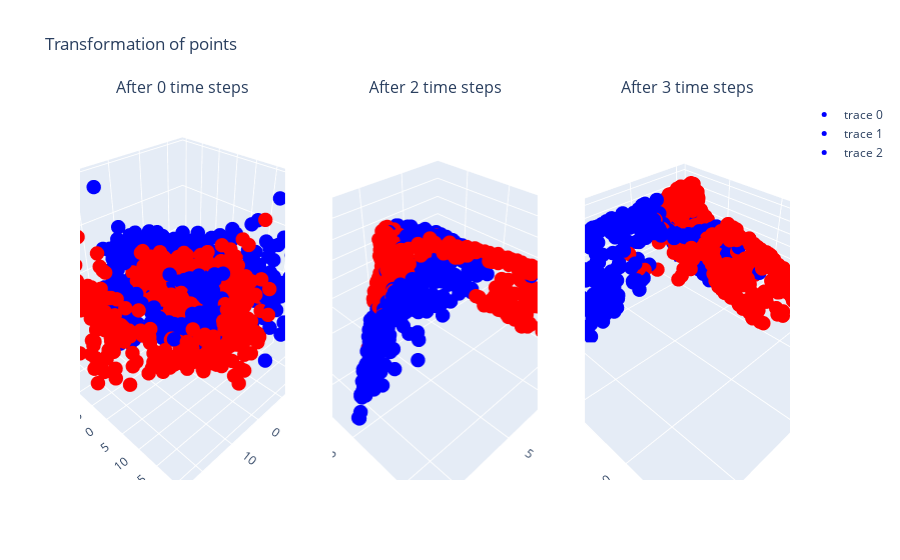

The notebook cell saved with this chart:
### Markdown cell above
### 3D plot for each time step (works well for hidden dim = 3)

### Code cell
utilities.plot_transformation_3d(
    x_transformed_reduced=plot_model.x_transformed_reduced,
    color_transformed_reduced=plot_model.color_transformed_reduced,
    static=False,
    interactive=True,
)

### Figure 1 — Plotly figure (JSON) as saved in the notebook; plotly's stock layout.template omitted (floating-point values rounded to 4 significant figures; data arrays with more than 128 entries replaced by an {"elided": "..."} marker saying what was removed)
{"data": [{"marker": {"color": {"elided": "800 str values"}, "size": 5}, "mode": "markers", "scene": "scene", "type": "scatter3d", "x": {"elided": "800 float values"}, "y": {"elided": "800 float values"}, "z": {"elided": "800 float values"}}, {"marker": {"color": {"elided": "800 str values"}, "size": 5}, "mode": "markers", "scene": "scene2", "type": "scatter3d", "x": {"elided": "800 float values"}, "y": {"elided": "800 float values"}, "z": {"elided": "800 float values"}}, {"marker": {"color": {"elided": "800 str values"}, "size": 5}, "mode": "markers", "scene": "scene3", "type": "scatter3d", "x": {"elided": "800 float values"}, "y": {"elided": "800 float values"}, "z": {"elided": "800 float values"}}], "layout": {"annotations": [{"font": {"size": 16}, "showarrow": false, "text": "After 0 time steps", "x": 0.1444, "xanchor": "center", "xref": "paper", "y": 1, "yanchor": "bottom", "yref": "paper"}, {"font": {"size": 16}, "showarrow": false, "text": "After 2 time steps", "x": 0.5, "xanchor": "center", "xref": "paper", "y": 1, "yanchor": "bottom", "yref": "paper"}, {"font": {"size": 16}, "showarrow": false, "text": "After 3 time steps", "x": 0.8556, "xanchor": "center", "xref": "paper", "y": 1, "yanchor": "bottom", "yref": "paper"}], "scene": {"domain": {"x": [0, 0.2889], "y": [0, 1]}}, "scene2": {"domain": {"x": [0.3556, 0.6444], "y": [0, 1]}}, "scene3": {"domain": {"x": [0.7111, 1], "y": [0, 1]}}, "title": {"text": "Transformation of points"}}}
